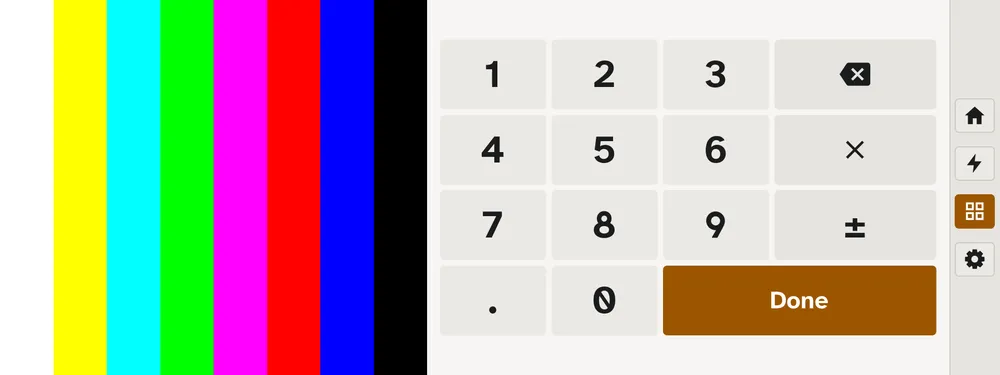
#> input picture godot-shell/tests/goldens/app-keyboard-keypad-rhd.webp, 1000 x 375 px, shrunk from 1920 x 720 before the run
$ python swap-rb.py ../../tests/goldens/app-keyboard-keypad-rhd.webp out.png
#> lines starting #> are read from the running program, lines starting #| are printed output that depends on the picture
#!/usr/bin/env python3
"""Swap red and blue of a screenshot: bochs ignores the RGBA byte order gralloc asks for.
usage: swap-rb.py in.png out.png"""
import sys
from PIL import Image
r, g, b = Image.open(sys.argv[1]).convert("RGB").split()
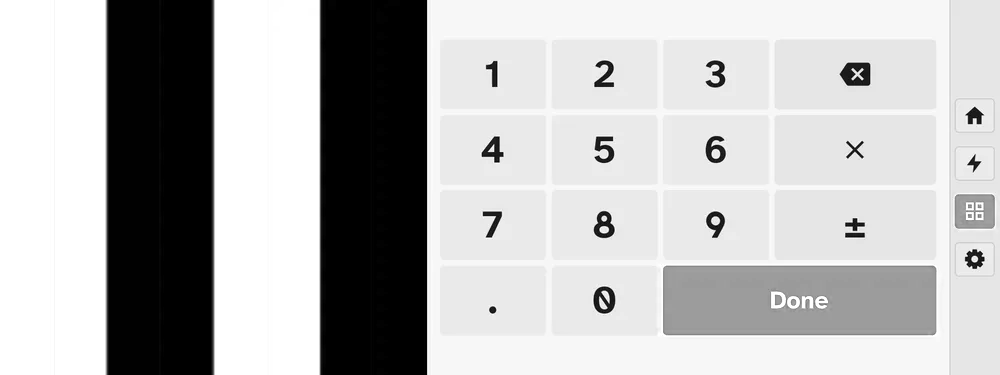
#> r: PIL image 1000x375 L; min 0, max 255, mean 183.7
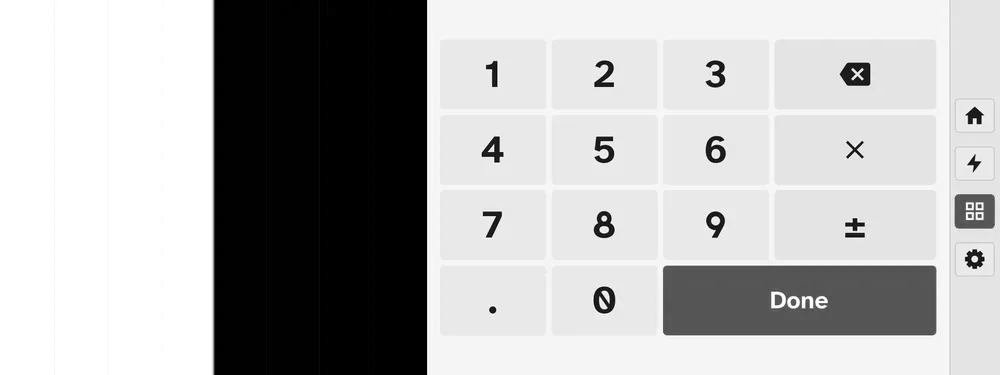
#> g: PIL image 1000x375 L; min 0, max 255, mean 179.4
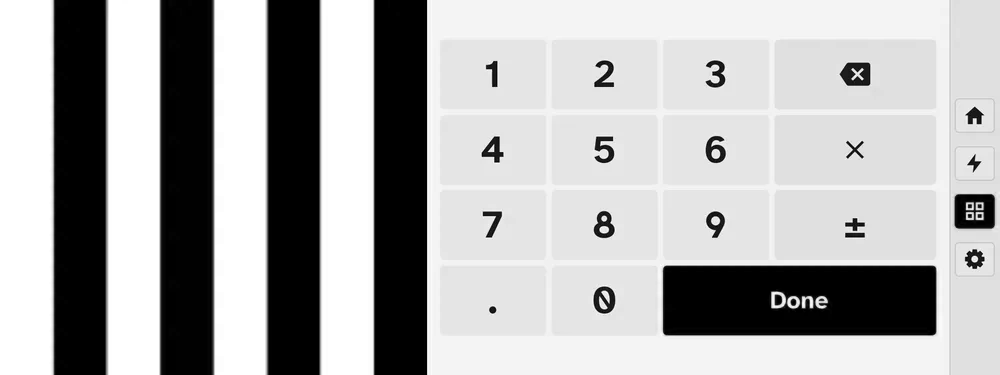
#> b: PIL image 1000x375 L; min 0, max 255, mean 173.3
Image.merge("RGB", (b, g, r)).save(sys.argv[2])
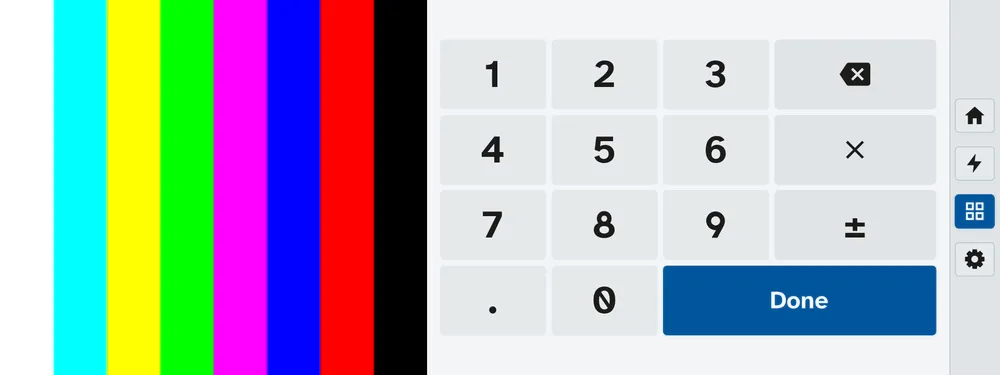
#> saved as out.png: PIL image 1000x375 RGB; mean R, G, B 173.3, 179.4, 183.7

$ run again, on godot-shell/tests/goldens/app-keyboard.webp
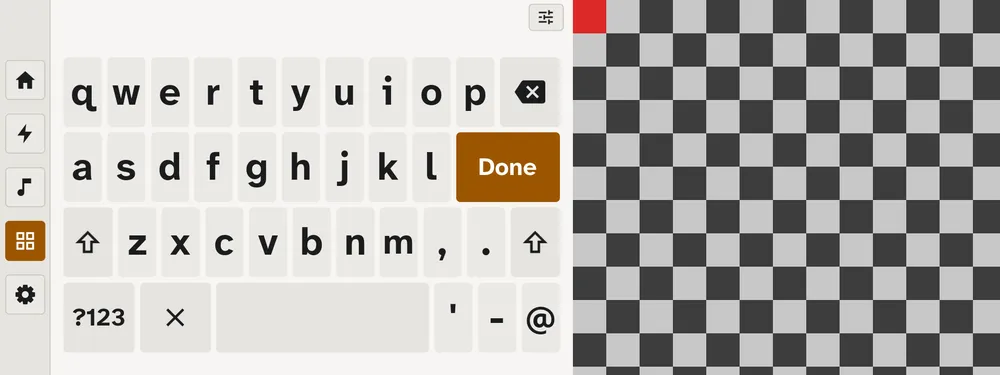
#> input picture godot-shell/tests/goldens/app-keyboard.webp, 1000 x 375 px, shrunk from 1920 x 720 before the run
#> `r, g, b = Image.open(sys.argv[1]).convert("RGB").split()`:
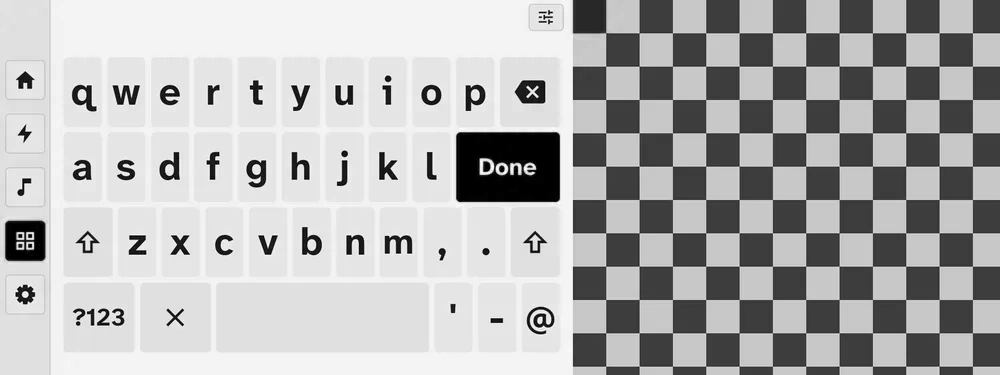
#> b: PIL image 1000x375 L; min 0, max 255, mean 179
#> `Image.merge("RGB", (b, g, r)).save(sys.argv[2])`:
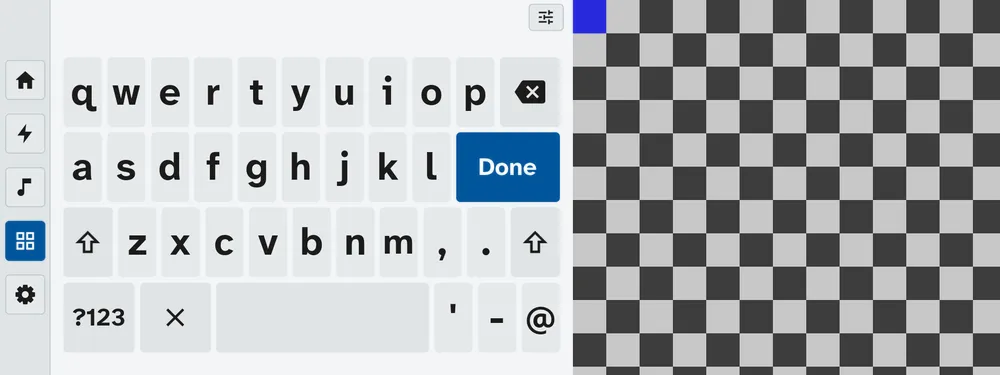
#> saved as out.png: PIL image 1000x375 RGB; mean R, G, B 179, 182.7, 185.5
